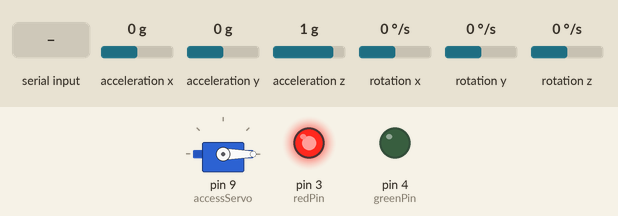
This sketch was run on a simulated Arduino Uno, built with avr-gcc and run on an emulated ATmega328P. Parts: servo, output pins drawn as LEDs (lit = HIGH). Dashed ring = blinking. The inputs (shaded band) are chosen by the test bench; at power-on: acceleration x 0 g, acceleration y 0 g, acceleration z 1 g, rotation x 0 °/s, rotation y 0 °/s, rotation z 0 °/s. What the sketch prints to the serial monitor is not drawn.

Above: at 1.2 s.
1.3 s: "W" received over Serial
At 1.68 s:
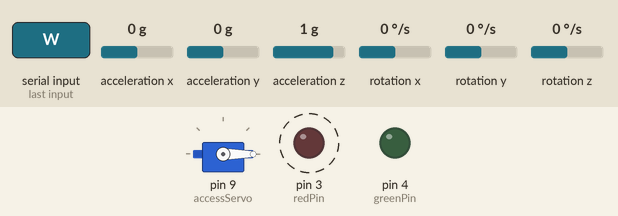
4.3 s: "R" received over Serial
At 4.6 s:
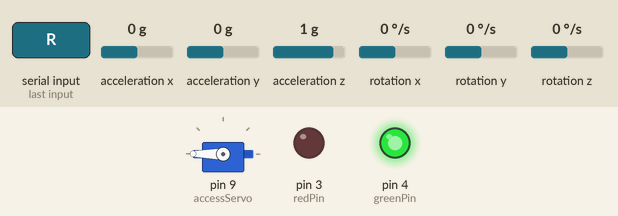
Timing chart, 0 to 10.8 s (numbered marks = the images above; inputs shaded):
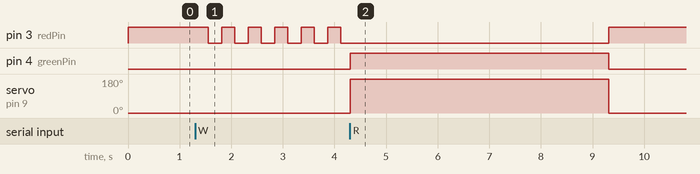

The sketch:

smart_access_arduino_code_G9.ino
```cpp
#include <Wire.h>
#include <MPU6050.h>
#include <Servo.h>

MPU6050 mpu;
Servo accessServo;

const int redPin = 3;
const int greenPin = 4;

// State Machine Variables
int currentState = 0;
// 0 = IDLE (Red ON, Servo at 0)
// 1 = WAITING_FOR_MOTION (Red pulsing, Servo at 0)
// 2 = UNLOCKED (Green ON, Servo at 180 for 5s)

unsigned long lastBlinkTime = 0;
bool blinkState = false;
unsigned long unlockTimer = 0;

void setup() {
  Serial.begin(9600);
  Wire.begin();
  mpu.initialize();

  accessServo.attach(9);

  pinMode(redPin, OUTPUT);
  pinMode(greenPin, OUTPUT);

  // Initial state: Servo at 0, only Red LED on
  accessServo.write(0);
  digitalWrite(redPin, HIGH);
  digitalWrite(greenPin, LOW);

  if (!mpu.testConnection()) {
    Serial.println("MPU6050 connection failed!");
    while (1);
  }
}

void loop() {
  // 1. Send motion data to Python
  int ax, ay, az, gx, gy, gz;
  mpu.getMotion6(&ax, &ay, &az, &gx, &gy, &gz);
  Serial.print(ax); Serial.print(",");
  Serial.print(ay); Serial.print(","); Serial.println(az);

  // 2. Listen for Serial Commands
  if (Serial.available() > 0) {
    char cmd = Serial.read();

    if (cmd == 'W' && currentState == 0) {
      currentState = 1; // RFID scanned, wait for motion
    }
    else if (cmd == 'R' && currentState == 1) {
      currentState = 2; // Rotation detected, unlock
      unlockTimer = millis();

      accessServo.write(180);
      digitalWrite(redPin, LOW);
      digitalWrite(greenPin, HIGH);
    }
  }

  // 3. State Machine Logic (Non-blocking)
  unsigned long currentMillis = millis();

  if (currentState == 1) {
    // Handle Red LED Pulsing (Toggle every 250ms)
    if (currentMillis - lastBlinkTime >= 250) {
      lastBlinkTime = currentMillis;
      blinkState = !blinkState;
      digitalWrite(redPin, blinkState ? HIGH : LOW);
    }
  }
  else if (currentState == 2) {
    // 5-Second Hold Timer
    if (currentMillis - unlockTimer >= 5000) {
      currentState = 0; // Return to IDLE

      accessServo.write(0);
      digitalWrite(redPin, HIGH);
      digitalWrite(greenPin, LOW);
    }
  }

  delay(10); // Small delay to avoid serial buffer overflow
}
```

Measured:
- after the input at 1.3 s, pin 3 (redPin): alternates HIGH for 0.26 s and LOW for 0.26 s, starting after 0.26 s
- after the input at 4.3 s, pin 4 (greenPin): LOW → HIGH at once, → LOW 5.0 s later; servo on pin 9 (accessServo): 0° → 180° at once, → 0° 5.0 s later
